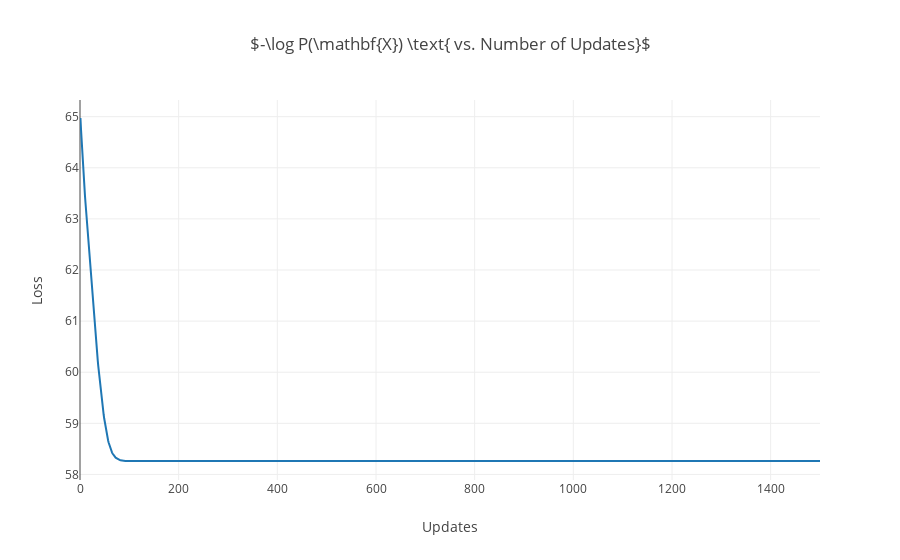

Notebook code cell kept with this figure:
### Markdown cell above
### Plot loss vs number of updates

### Code cell
def loss_IGraph(loss):
    # Define data to plot
    trace = go.Scatter(
        x = range(loss.shape[0]),
        y = loss
    )
    data = go.Data([trace])
    
    # Define layout
    layout = go.Layout(
        title = '$-\\log P(\mathbf{X}) \\text{ vs. Number of Updates}$',
        xaxis = {'title': 'Updates'},
        yaxis = {'title': 'Loss'}
    )
    
    # Define figure
    figure = go.Figure(data=data, layout=layout)
    
    # Generate plot
    # py.iplot(figure, filename='/ECE521: A3/Q2: Mixture of Gaussians/Q2.2_MoG_loss', sharing='private')
    return pyo.iplot(figure)

# Generate loss function graph
figure = loss_IGraph(result[0]['train_loss'])

### Figure 1 — Plotly figure (JSON) as saved in the notebook; plotly's stock layout.template omitted (floating-point values rounded to 4 significant figures; data arrays with more than 128 entries replaced by an {"elided": "..."} marker saying what was removed)
{"data": [{"type": "scatter", "x": {"elided": "1501 int values"}, "y": {"elided": "1501 float values"}}], "layout": {"title": "$-\\log P(\\mathbf{X}) \\text{ vs. Number of Updates}$", "xaxis": {"title": "Updates"}, "yaxis": {"title": "Loss"}}}
